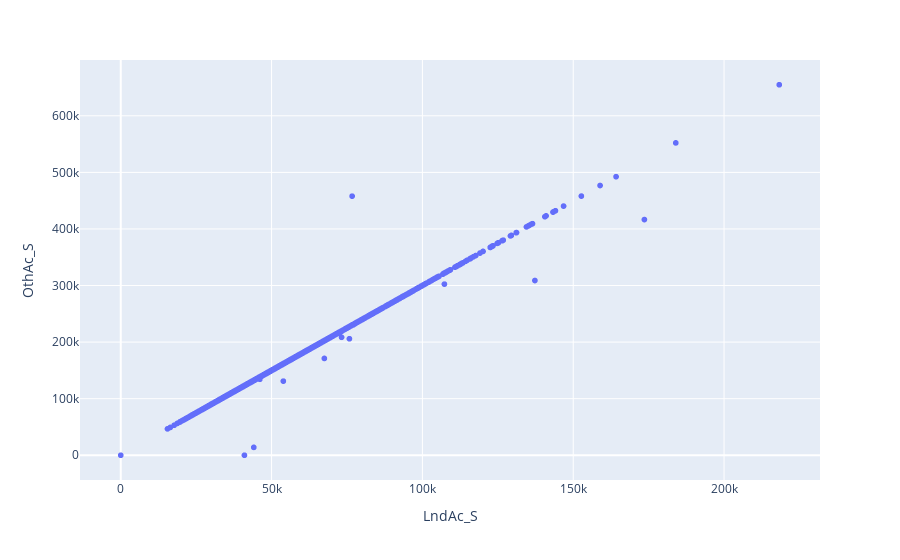

Notebook cell for this chart:
### Code cell
fig = px.scatter(housing2, x='LndAc_S',y='OthAc_S')
iplot(fig)

### Figure 1 — Plotly figure (JSON) as saved in the notebook; plotly's stock layout.template omitted (floating-point values rounded to 4 significant figures; data arrays with more than 128 entries replaced by an {"elided": "..."} marker saying what was removed)
{"data": [{"hovertemplate": "LndAc_S=%{x}<br>OthAc_S=%{y}<extra></extra>", "legendgroup": "", "marker": {"color": "#636efa", "symbol": "circle"}, "mode": "markers", "name": "", "showlegend": false, "type": "scattergl", "x": {"elided": "2580 int values"}, "xaxis": "x", "y": {"elided": "2580 int values"}, "yaxis": "y"}], "layout": {"legend": {"tracegroupgap": 0}, "margin": {"t": 60}, "xaxis": {"anchor": "y", "domain": [0, 1], "title": {"text": "LndAc_S"}}, "yaxis": {"anchor": "x", "domain": [0, 1], "title": {"text": "OthAc_S"}}}}
